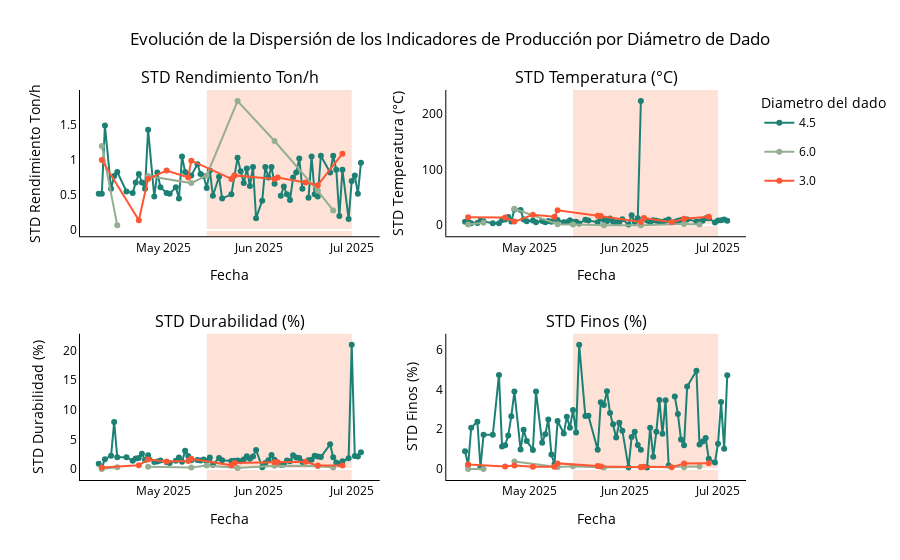

The notebook cell saved with this chart:
### Code cell
f = plot_multi_metric_line_dashboard_by_category(
    df=df_fecha_dado,
    date_col="FECHA",
    category_col="Diametro del dado",
    metrics=[
        ("rend_ton_hor_std", "STD Rendimiento Ton/h"),
        ("temp_std", "STD Temperatura (°C)"),
        ("durabilidad_std", "STD Durabilidad (%)"),
        ("finos_std", "STD Finos (%)")
    ],
    title="Evolución de la Dispersión de los Indicadores de Producción por Diámetro de Dado",
    vrect_range=("2025-05-15", "2025-07-01")
)
f.show()
s3.save_plotly_html(f, 'summary_line_dashboard_by_diametro_simple_legend_std.html')
